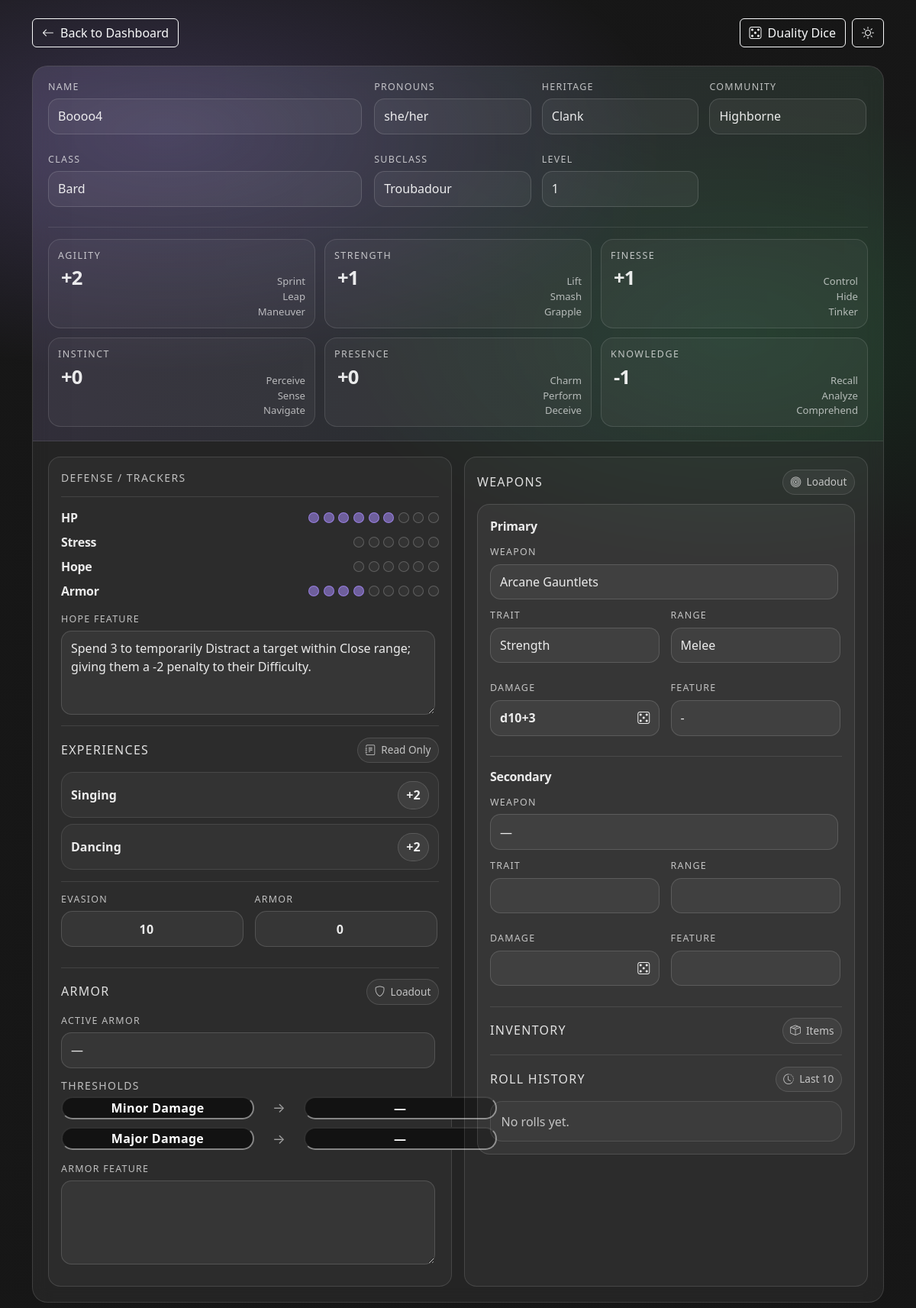
The app's page /CharacterSheet/character_view.php?characterID=2&readonly=1 (signed in) with its own data.
### tables this page shows
CREATE TABLE "character" (
	"characterID"	INTEGER NOT NULL,
	"userID"	INTEGER NOT NULL,
	"classID"	INTEGER,
	"subclassID"	INTEGER,
	"heritageID"	INTEGER,
	"communityID"	INTEGER,
	"campaignID"	INTEGER,
	"name"	TEXT NOT NULL,
	"pronouns"	TEXT,
	"evasion"	INTEGER DEFAULT 0,
	"armor"	INTEGER DEFAULT 0,
	"spellcast trait"	TEXT, "Level" INTEGER DEFAULT (1) NOT NULL,
	PRIMARY KEY("characterID" AUTOINCREMENT),
	FOREIGN KEY("campaignID") REFERENCES "campaign"("campaignID") ON UPDATE CASCADE ON DELETE SET NULL,
	FOREIGN KEY("classID") REFERENCES "class"("classID") ON UPDATE CASCADE ON DELETE SET NULL,
	FOREIGN KEY("communityID") REFERENCES "community"("communityID") ON UPDATE CASCADE ON DELETE SET NULL,
	FOREIGN KEY("heritageID") REFERENCES "heritage"("heritageID") ON UPDATE CASCADE ON DELETE SET NULL,
	FOREIGN KEY("subclassID") REFERENCES "subclass"("subclassID") ON UPDATE CASCADE ON DELETE SET NULL,
	FOREIGN KEY("userID") REFERENCES "user"("userID") ON UPDATE CASCADE ON DELETE CASCADE
);

CREATE TABLE "heritage" (
	"heritageID"	INTEGER NOT NULL,
	"name"	TEXT NOT NULL,
	"description"	TEXT,
	PRIMARY KEY("heritageID" AUTOINCREMENT)
);

CREATE TABLE "community" (
	"communityID"	INTEGER NOT NULL,
	"name"	TEXT NOT NULL,
	"description"	TEXT,
	PRIMARY KEY("communityID" AUTOINCREMENT)
);

CREATE TABLE class (
	classID INTEGER,
	name VARCHAR(50),
	starting_evasion_score INTEGER,
	starting_hit_point INTEGER,
	class_item VARCHAR(128),
	description VARCHAR(1024)
);

CREATE TABLE "subclass" (
	"subclassID"	INTEGER NOT NULL,
	"classID"	INTEGER NOT NULL,
	"name"	TEXT NOT NULL,
	"foundation"	TEXT,
	"socialization"	TEXT,
	"mastery"	TEXT,
	"description"	TEXT,
	"spellcast_trait"	TEXT, specialization VARCHAR(50),
	PRIMARY KEY("subclassID" AUTOINCREMENT),
	FOREIGN KEY("classID") REFERENCES "class"("classID") ON UPDATE CASCADE ON DELETE CASCADE
);

CREATE TABLE "character_stats" (
	"statID"	INTEGER NOT NULL,
	"characterID"	INTEGER NOT NULL,
	"Agility"	INTEGER NOT NULL DEFAULT 0,
	"Strength"	INTEGER NOT NULL DEFAULT 0,
	"Finesse"	INTEGER NOT NULL DEFAULT 0,
	"Instinct"	INTEGER NOT NULL DEFAULT 0,
	"Presence"	INTEGER NOT NULL DEFAULT 0,
	"Knowledge"	INTEGER NOT NULL DEFAULT 0,
	"HP"	INTEGER NOT NULL DEFAULT 0,
	"Stress"	INTEGER NOT NULL DEFAULT 0,
	"Hope"	INTEGER NOT NULL DEFAULT 0,
	PRIMARY KEY("statID" AUTOINCREMENT),
	FOREIGN KEY("characterID") REFERENCES "character"("characterID") ON UPDATE CASCADE ON DELETE CASCADE
);

CREATE TABLE "feature" (
	"featureID"	INTEGER NOT NULL,
	"name"	TEXT NOT NULL,
	"classID"	INTEGER,
	"communityID"	INTEGER,
	"heritageID"	INTEGER,
	"hope"	INTEGER NOT NULL DEFAULT 0,
	"description"	TEXT, stress INTEGER DEFAULT (0) NOT NULL,
	PRIMARY KEY("featureID" AUTOINCREMENT),
	FOREIGN KEY("classID") REFERENCES "class"("classID") ON UPDATE CASCADE ON DELETE SET NULL,
	FOREIGN KEY("communityID") REFERENCES "community"("communityID") ON UPDATE CASCADE ON DELETE SET NULL,
	FOREIGN KEY("heritageID") REFERENCES "heritage"("heritageID") ON UPDATE CASCADE ON DELETE SET NULL
);

CREATE TABLE "character_experience" (
	"experienceID"	INTEGER NOT NULL,
	"characterID"	INTEGER NOT NULL,
	"experience"	INTEGER NOT NULL DEFAULT 0,
	"mod"	INTEGER NOT NULL DEFAULT 0,
	PRIMARY KEY("experienceID" AUTOINCREMENT),
	FOREIGN KEY("characterID") REFERENCES "character"("characterID") ON UPDATE CASCADE ON DELETE CASCADE
);

### CharacterSheet/character_view.php (the view, shortened to what the rows shown need)
<?php
$root = dirname(__DIR__);
require_once $root . '/Database/Database.php';
$dbFile = $root . '/Database/Daggerheart.db';
$db = Database::getInstance($dbFile);
function h(?string $v): string {
  return htmlspecialchars((string)$v, ENT_QUOTES | ENT_SUBSTITUTE, 'UTF-8');
}
function get_int_query(string $key, ?int $fallback = null): ?int {
  if (!isset($_GET[$key])) return $fallback;
  $v = filter_var($_GET[$key], FILTER_VALIDATE_INT);
  return ($v === false) ? $fallback : (int)$v;
}
require_once __DIR__ . '/partials/character_view_api.php';
$characterId = get_int_query('characterID', get_int_query('id'));
function format_mod(int $v): string {
  return ($v >= 0 ? '+' : '') . (string)$v;
}
function load_hope_feature_description(Database $db, int $classId): string {
  $sql = "
    SELECT description, hope
    FROM feature
    WHERE classID = :cid
      AND hope = 3
    LIMIT 1
  ";
  $row = $db->fetch($sql, [':cid' => $classId]);
  $hope = (int)($row['hope'] ?? 0);
  $desc = (string)($row['description'] ?? '');
  return "Spend {$hope} {$desc}";
}
function load_character_experiences(Database $db, int $characterId): array {
  return $db->fetchAll(
    "
      SELECT experienceID, experience, mod
      FROM character_experience
      WHERE characterID = :cid
      ORDER BY experienceID ASC
    ",
    [':cid' => $characterId]
  );
}
$profile = $db->fetch(
  "
    SELECT
      c.characterID,
      c.userID,
      c.name,
      c.pronouns,
      c.classID,
      c.subclassID,
      c.heritageID,
      c.communityID,
      c.armor AS armor_tracker,
      c.Level AS level,
      h.name  AS heritage_name,
      co.name AS community_name,
      cl.name AS class_name,
      sc.name AS subclass_name,
      cl.starting_evasion_score AS starting_evasion_score
    FROM character c
    LEFT JOIN heritage  h  ON h.heritageID   = c.heritageID
    LEFT JOIN community co ON co.communityID = c.communityID
    LEFT JOIN class     cl ON cl.classID     = c.classID
    LEFT JOIN subclass  sc ON sc.subclassID  = c.subclassID
    WHERE c.characterID = :id
    LIMIT 1
  ",
  [':id' => $characterId]
);
$stats = $db->fetch(
  "
    SELECT
      Agility, Strength, Finesse, Instinct, Presence, Knowledge,
      Hope, Stress, HP
    FROM character_stats
    WHERE characterID = :id
    LIMIT 1
  ",
  [':id' => $characterId]
) ?? [
  'Agility' => 0, 'Strength' => 0, 'Finesse' => 0, 'Instinct' => 0, 'Presence' => 0, 'Knowledge' => 0,
  'Hope' => 0, 'Stress' => 0, 'HP' => 0
];
$classId      = (int)($profile['classID'] ?? 0);
$hopeFeatureDesc = load_hope_feature_description($db, $classId);
$evasion = 0;
if (isset($profile['starting_evasion_score']) && is_numeric($profile['starting_evasion_score'])) {
  $evasion = (int)$profile['starting_evasion_score'];
}
$experienceRows = load_character_experiences($db, $characterId);
function render_stat_card(string $bindKey, string $name, int $value, array $tags): void {
?>
  <div class="stat" data-bind-group="stat" data-bind-key="<?= h($bindKey) ?>">
    <div class="value">
      <button type="button"
        class="score-btn roll-stat"
        data-stat="<?= h($name) ?>"
        data-mod="<?= (int)$value ?>"
        title="Roll 2d12 <?= h(format_mod($value)) ?> (Duality Dice)"><?= h(format_mod($value)) ?></button>
      <div class="tags">
        <span><?= h($tags[0] ?? '') ?></span><br />
        <span><?= h($tags[1] ?? '') ?></span><br />
        <span><?= h($tags[2] ?? '') ?></span>
      </div>
    </div>
  </div>
<?php
}
?>
<!doctype html>
<html lang="en" data-bs-theme="dark">
<head>
  <link href="https://cdn.jsdelivr.net/npm/bootstrap@5.3.3/dist/css/bootstrap.min.css" rel="stylesheet" />
  <link rel="stylesheet" href="https://cdn.jsdelivr.net/npm/bootstrap-icons@1.11.3/font/bootstrap-icons.min.css" />
  <link rel="stylesheet" href="/CharacterSheet/assets/character_view.css" />
</head>
<body>
  <main class="container pb-5">
    <section class="glass sheet">
      <div class="sheet-topbar">
        <div class="topbar-grid">
          <div class="field"><label>Name</label><input type="text" value="<?= h((string)($profile['name'] ?? '')) ?>" readonly /></div>
          <div class="field"><label>Pronouns</label><input type="text" value="<?= h((string)($profile['pronouns'] ?? '')) ?>" readonly /></div>
          <div class="field"><label>Heritage</label><input type="text" value="<?= h((string)($profile['heritage_name'] ?? '—')) ?>" readonly /></div>
          <div class="field"><label>Community</label><input type="text" value="<?= h((string)($profile['community_name'] ?? '—')) ?>" readonly /></div>
          <div class="field"><label>Class</label><input type="text" value="<?= h((string)($profile['class_name'] ?? '—')) ?>" readonly /></div>
          <div class="field"><label>Subclass</label><input type="text" value="<?= h((string)($profile['subclass_name'] ?? '—')) ?>" readonly /></div>
          <div class="field"><label>Level</label><input type="number" value="<?= (int)($profile['level'] ?? 1) ?>" readonly /></div>
        </div>
        <div class="stat-grid">
          <?php
          render_stat_card('agility',   'Agility',   (int)($stats['Agility'] ?? 0),   ['Sprint', 'Leap', 'Maneuver']);
          ?>
        </div>
      </div>
      <div class="sheet-grid">
        <div class="row g-3">
          <div class="col-12 col-lg-6">
            <div class="sheet-block">
              <div class="field mt-3">
                <label>Hope Feature</label>
                <textarea readonly id="hopeFeatureText"><?= h($hopeFeatureDesc) ?></textarea>
              </div>
              <?php if (!$experienceRows): ?>
                <div class="inv-empty">No experiences available.</div>
              <?php else: ?>
                <div class="exp-list">
                  <?php foreach ($experienceRows as $r): ?>
                    <?php $m = (int)($r['mod'] ?? 0); ?>
                    <div class="exp-row">
                      <div class="exp-name"><?= h((string)($r['experience'] ?? '')) ?></div>
                      <button type="button" class="exp-mod" title="Modifier (no function yet)">
                        <?= $m >= 0 ? '+' : '' ?><?= $m ?>
                      </button>
                    </div>
                  <?php endforeach; ?>
                </div>
              <?php endif; ?>
              <div class="def-grid">
                <div class="field">
                  <label>Evasion</label>
                  <input class="pill-input" type="number" value="<?= (int)$evasion ?>" readonly />
                </div>
              </div>
            </div>
          </div>
        </div>
      </div>
    </section>
  </main>
</body>
</html>

### records on screen
character: name "Boooo4", pronouns "she/her", heritageID.name "Clank", communityID.name "Highborne", name "Bard", subclassID.name "Troubadour", Level "1", classID.description "Spend 3 to temporarily Distract a target within Close range; giving them a -2 penalty to their Difficulty.", starting_evasion_score "10"
character_stats: Agility "+2 +1 +1 +0 +0 -1"
character_experience: experience "Singing", mod "2"
character_experience: experience "Dancing", mod "2"

### other values on screen
$name "AGILITY STRENGTH FINESSE INSTINCT PRESENCE KNOWLEDGE"
$tags[0] "Sprint Lift Control Perceive Charm Recall"
$tags[1] "Leap Smash Hide Sense Perform Analyze"
$tags[2] "Maneuver Grapple Tinker Navigate Deceive Comprehend"
$dmg1 "d10+3"
